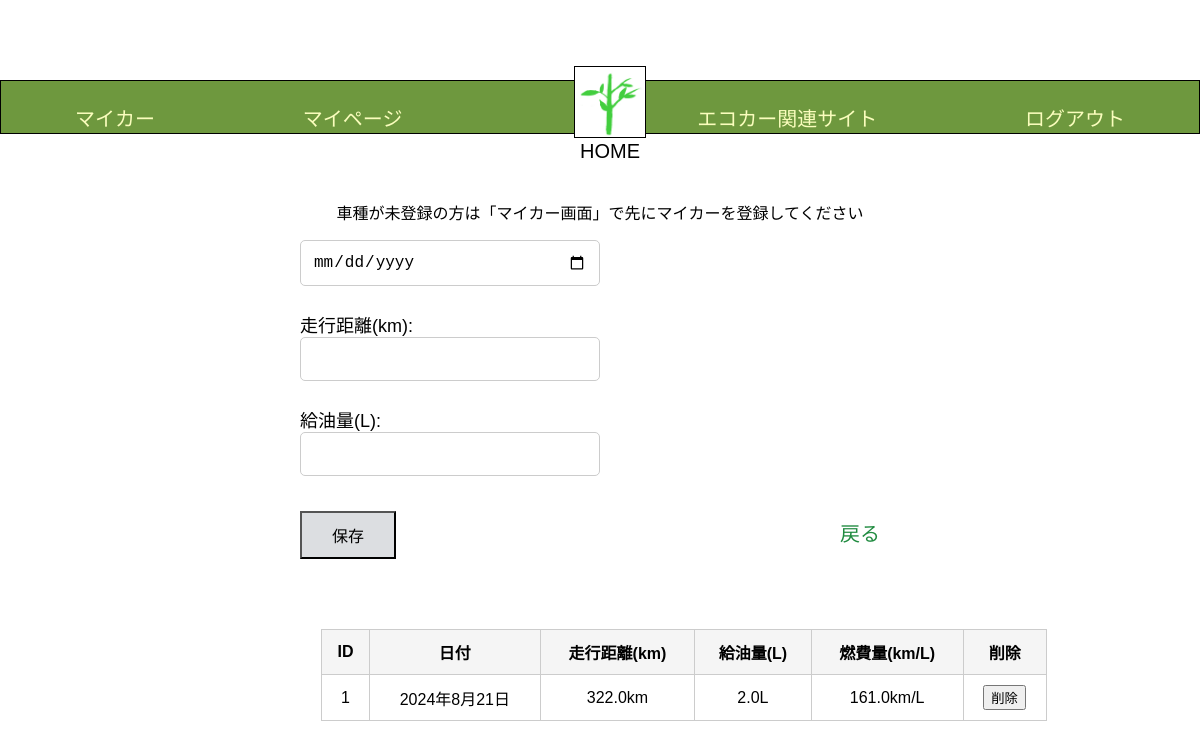
The page /Edrive/records/1/ on the database as committed earlier.
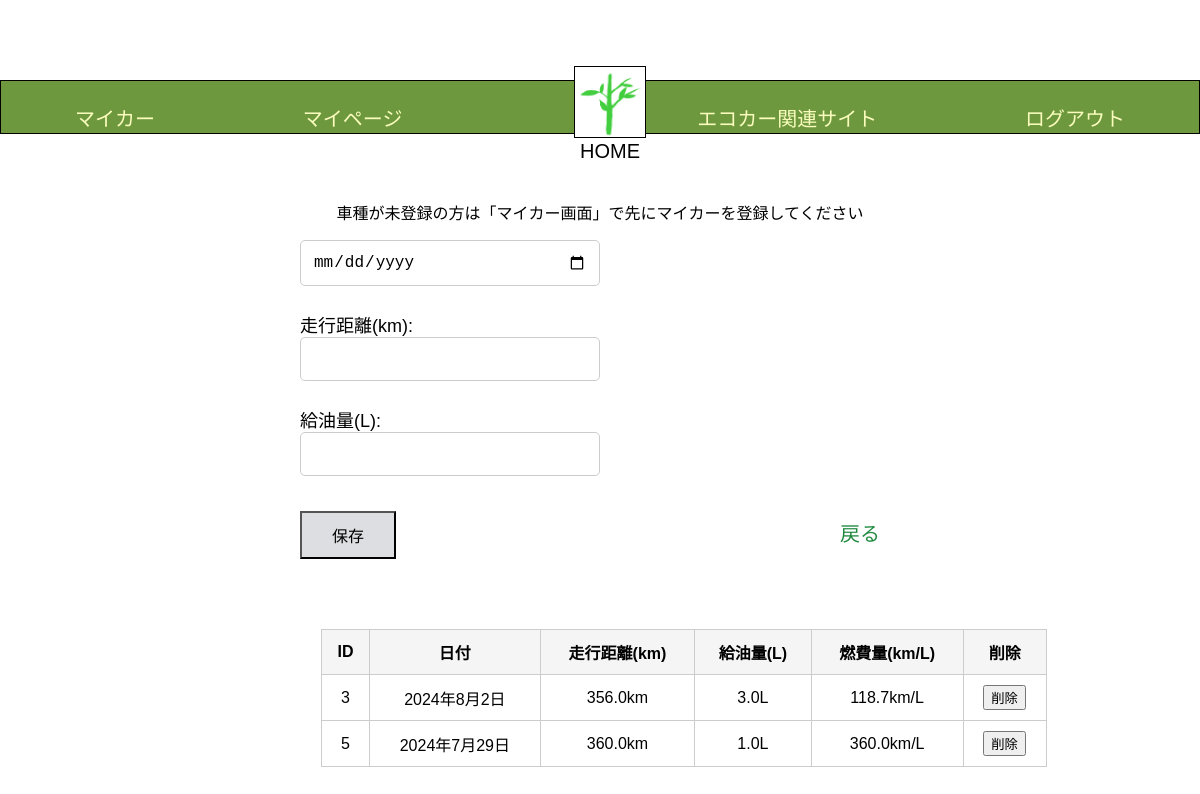
The same page on the database as committed later.
### Edrive/models.py (models this page shows, shortened)
class FuelRecord(models.Model):
    my_car = models.ForeignKey(MyCar, on_delete=models.CASCADE, default=1)
    distance = models.FloatField(verbose_name="走行距離 (km)")
    fuel_amount = models.FloatField(verbose_name="給油量 (L)")
    fuel_efficiency = models.FloatField(verbose_name="燃費 (km/L)", blank=True, null=True, editable=False)
    date = models.DateField(verbose_name="日付", default=timezone.now)
    created_at = models.DateTimeField(auto_now_add=True, null=True)  # auto_now_add=True を削除
    updated_at = models.DateTimeField(auto_now=True,null=True)
    class Meta:
        db_table = 'fuel_records'
        constraints = [
            models.UniqueConstraint(
                name='records_unique',
                fields=[
                    'my_car',
                    'date',
                ]
            )
        ]

### Edrive/views.py (the view, shortened to what this page needs)
# urls.py: path('records/<int:pk>/',RecordsView.as_view(), name = 'records'),
class RecordsView(View):
    model = FuelRecord
    template_name = 'records.html'
    form_class = RecordsForm
    def get(self, request, pk):
        user = get_object_or_404(User, pk=pk)
        my_cars = MyCar.objects.filter(user=user)
        fuel_records = FuelRecord.objects.filter(my_car__in=my_cars)
        form = self.form_class()
        return render(request, self.template_name, {'fuel_records': fuel_records, 'form': form, 'car_id': pk})

### Edrive/forms.py
class RecordsForm(forms.ModelForm):
    distance = forms.FloatField(label = '走行距離(km)', min_value=1.0, max_value=3000.0, error_messages={
        'min_value': '距離は1以上でなければなりません。',
        'max_value': '距離は3000以下でなければなりません。',
        })
    fuel_amount = forms.FloatField(label = '給油量(L)',min_value=1.0, max_value=200.0, error_messages={
        'min_value': '給油量は1以上でなければなりません。',
        'max_value': '給油量は200以下でなければなりません。',
        })
    date = forms.DateField(label = '', widget=forms.DateInput(attrs={'type': 'date'}))
    class Meta:
        model = FuelRecord
        fields = [ 'date','distance', 'fuel_amount']

### templates/records.html (shortened to what this page needs)
{% load static %}
<!DOCTYPE html>
<html lang="ja">
   <head>
      <link rel="stylesheet" href="{% static 'css/style.css' %}">
   </head>
   <body>
       <header class="header-container">
      <nav class="navbar navbar-expand-lg navbar-light bg-light">
        <a class="navbar-brand" href="{% url 'Edrive:my_car' user.pk %}">マイカー</a>
        <a class="navbar-brand" href="{% url 'Edrive:mypage' user.pk %}">マイページ</a>
        <div class="logo">
        <a href="{% url 'Edrive:home' %}" class="home-link">
             <img src = "{% get_media_prefix %}shinryoku.png"  alt = "ホーム">
             <p>HOME</p>
        </a>
        </div>
        <a class="navbar-brand" href="{% url 'Edrive:eco_car_site' %}">エコカー関連サイト</a>
        <a class="navbar-brand" href="{% url 'Edrive:logout' %}">ログアウト</a>
      </nav>
      </header>
  <div class="records">
  <p>車種が未登録の方は「マイカー画面」で先にマイカーを登録してください</p>
  <nav>
   <form method="POST">
            <div class="form-group">
                {{ form.date }}
            </div>
            <div class="form-group">
                {{ form.distance.label_tag }}
                {{ form.distance }}
            </div>
            <div class="form-group">
                {{ form.fuel_amount.label_tag }}
                {{ form.fuel_amount }}
            </div>
   <input type="submit" value="保存">
        </form>
    <a class="navbar-brand" href="{% url 'Edrive:home' %}">戻る</a>
  </nav>
  </div>
<div class="records-container">
        <div class="car-info">
            <table border='1'>
      <table>
        <thead>
            <tr>
                <th>ID</th>
                <th>日付</th>
                <th>走行距離(km)</th>
                <th>給油量(L)</th>
                <th>燃費量(km/L)</th>
                <th>削除</th>
            </tr>
        </thead>
            <tbody>
            {% for record in fuel_records %}
                <tr>
                    <td>{{ record.id }}</td>
                    <td>{{ record.date|date:"Y年n月j日" }}</td>
                    <td>{{ record.distance }}km</td>
                    <td>{{ record.fuel_amount }}L</td>
                    <td>{{ record.fuel_efficiency|floatformat:1 }}km/L</td>
                    <td>
                    <form method="post" style="display:inline;">
                        <button type="submit">削除</button>
                      </form>
                    </td>
                </tr>
               {% endfor %}
            </tbody>
     </table>
</div>
</body>
</html>

Rows that differ between the two databases and show on the page:
removed FuelRecord: id "1", date "2024年8月21日", distance "322.0", fuel_amount "2.0", fuel_efficiency "161.0"
added FuelRecord: id "3", date "2024年8月2日", distance "356.0", fuel_amount "3.0", fuel_efficiency "118.7"
added FuelRecord: id "5", date "2024年7月29日", distance "360.0", fuel_amount "1.0", fuel_efficiency "360.0"
